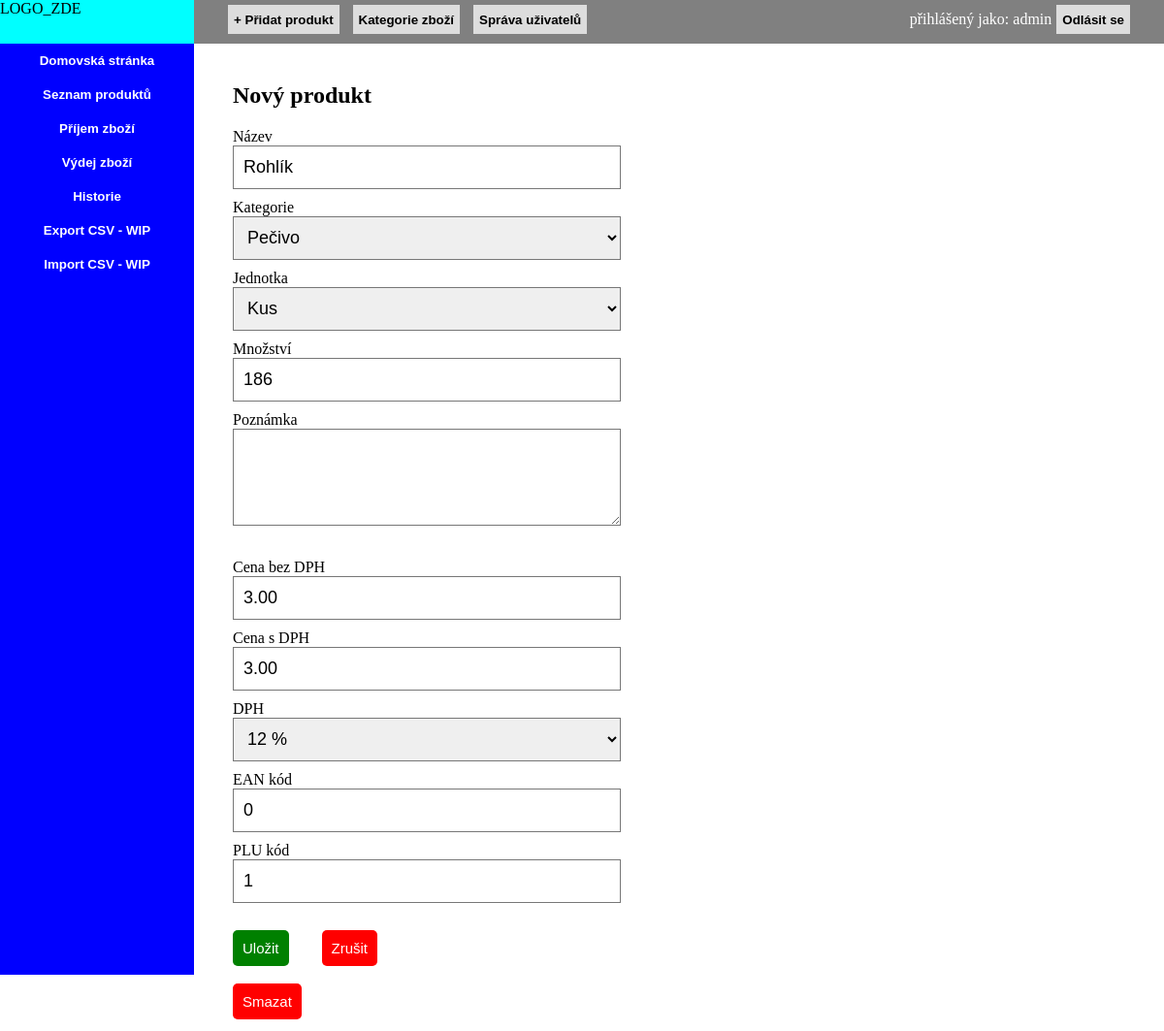
Screenshot of /produkt.php?id=4 (signed in) with the database file from the repository.
### tables this page shows
CREATE TABLE `produkty` (
  `Název` varchar(64) NOT NULL,
  `Kategorie` varchar(32) NOT NULL,
  `EAN` bigint(128) DEFAULT NULL,
  `PLU` int(32) DEFAULT NULL,
  `Cena` decimal(10,2) NOT NULL,
  `Cena s DPH` decimal(10,2) NOT NULL,
  `DPH` float(10,0) NOT NULL,
  `Množství` float(10,0) NOT NULL,
  `Jednotka` varchar(4) NOT NULL,
  `Prodáno` int(11) NOT NULL DEFAULT 0,
  `ID` int(11) NOT NULL,
  `Pridal` varchar(32) NOT NULL,
  `Poznámka` varchar(255) NOT NULL,
  `Vytvořeno` datetime NOT NULL DEFAULT current_timestamp()
);

### produkt.php (the view, shortened to what this page needs)
<?php
    include("header.php");
    include("database.php");
    $key=$_GET['id'];
    $sql="SELECT * FROM produkty WHERE ID = $key ";
    $result=mysqli_query($conn,$sql);
    $row=mysqli_fetch_assoc($result);
    $jmeno_produktu=$row["Název"];
    $jednotka=$row["Jednotka"];
    $mnozstvi=$row["Množství"];
    $poznamka=$row["Poznámka"];
    $cena=$row["Cena"];
    $dph=$row["DPH"];
    $cena_dph=$row["Cena s DPH"];
    $ean=$row["EAN"];
    $plu=$row["PLU"];
?>
        <section class="mainpage">
            <h2>Nový produkt</h2>
            <div class="novy_produkt">
                <form method="POST">
                <div class="container">
                    <div>
                        <label for="jmeno_produktu">Název</label><br>
                        <input type="text" name="jmeno_produktu" id="jmeno_produktu" value="<?php echo $jmeno_produktu;?>"><br>
                        <label for="kategorie">Kategorie</label><br>
                        <select id="kategorie" name="kategorie">
                        <?php
                        $sql="SELECT * FROM kategorie";
                        $result=mysqli_query($conn,$sql);
                        while($row=mysqli_fetch_assoc($result))
                        {echo"<option";
                        if($_SESSION["kategorie"]==$row["nazev"])echo" selected";
                        echo">".$row["nazev"]."</option>";}
                        ?>
                        </select><br>
                        <label for="jednotka">Jednotka</label><br>
                        <select name="jednotka" id="jednotka" class="selet" value="<?php echo $jednotka;?>">
                            <option <?php if($_SESSION["jednotka"]=="Kus") echo "selected"?>>Kus</option>
                            </select><br>
                        <label for="p_mnozstvi">Množství</label><br>
                        <input type="number" id="p_mnozstvi" name="p_mnozstvi" value=<?php echo $mnozstvi;?>><br>
                        <label for="poznamka">Poznámka</label><br>
                        <textarea class="poznamka" id="poznamka" name="poznamka" value="<?php echo $poznamka;?>"></textarea>
                    </div>
                    <div>
                        <label for="cena">Cena bez DPH</label><br>
                        <input type="number" step="any" name="cena" id="cena" value="<?php echo $cena;?>"><br>
                        <label for="cena_dph">Cena s DPH</label><br>
                        <input type="number" name="cena_dph" step="any" id="cena_dph" value="<?php echo $cena_dph;?>"><br>
                        <label for="dph">DPH</label><br>
                        <select name="dph" id="dph" value="<?php echo $dph;?>">
                            <option value="12" <?php if($_SESSION["dph"]=="12") echo "selected"?>>12 %</option>
                        </select><br>
                        <label for="ean">EAN kód</label><br>
                        <input type="number" name="ean" id="ean" value="<?php echo $ean;?>"><br>
                        <label for="plu">PLU kód</label><br>
                        <input type="number" name="plu" id="plu" value="<?php echo $plu;?>">
                    </div>
                </div>
                <br>
                <button type="submit" class="ulozit" action="update_produktu.php">Uložit</button>
                <button type="button" class="zrusit" onclick="history.back()">Zrušit</button>
                </form><br>
                <form action="smazat_produkt" method="post"><button type="submit" formaction="smazat_produkt.php" class="zrusit" onclick="return confirm('Opravdu smazat?')">Smazat</button></form>
        </section>
            </div>
            <br>
<?php
include("footer.php");
?>

### css.css (style rules this page uses)
body { display: grid; grid-template-columns: 200px auto; padding: 0px; margin: 0; height: 100vh; }
.mainpage { padding: 20px 40px 60px 40px; height: 115vh; }
.mainpage .novy_produkt input, .novy_produkt select,.vstup { box-sizing: border-box; height: 45px; width: 400px; font-size: 18px; border: 1px solid #777; padding: 0px 10px; margin-bottom: 10px; }
textarea { box-sizing: border-box; border: 1px solid #777; width: 400px; height: 100px; }
form .container { display:flex; flex-wrap: wrap; gap: 30px; }
form div div { min-width: 500px; }
.ulozit { background-color: green; color:white; padding:10px; font-size: 15px; border:none; border-radius: 5px; margin-right: 30px; }
.zrusit { background-color: red; color:white; padding:10px; font-size: 15px; border:none; border-radius: 5px; }

### rows the page displays
produkty: jmeno_produktu "Rohlík", jednotka "Kus", p_mnozstvi "186", cena "3.00", cena_dph "3.00", dph "12 %", ean "0", plu "1"

### other values shown
$_SESSION['username'] "admin"
form field kategorie "Pečivo"
